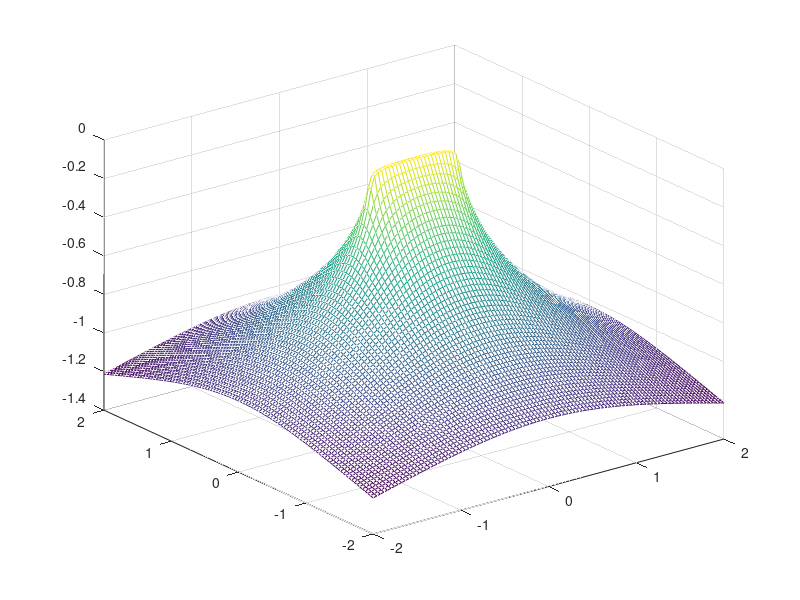
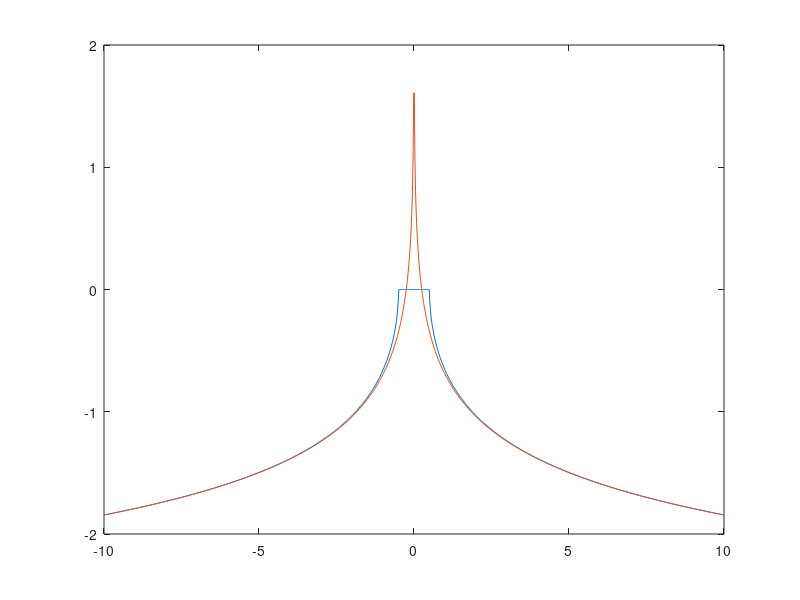
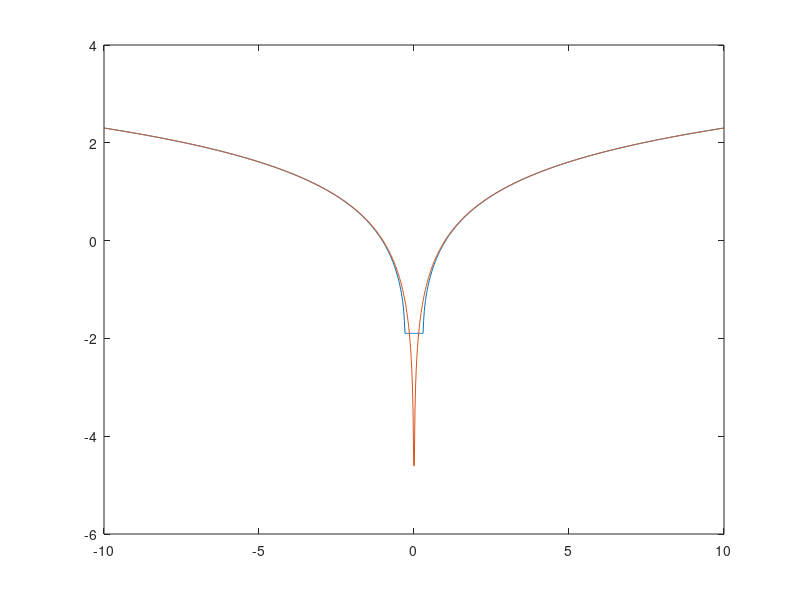
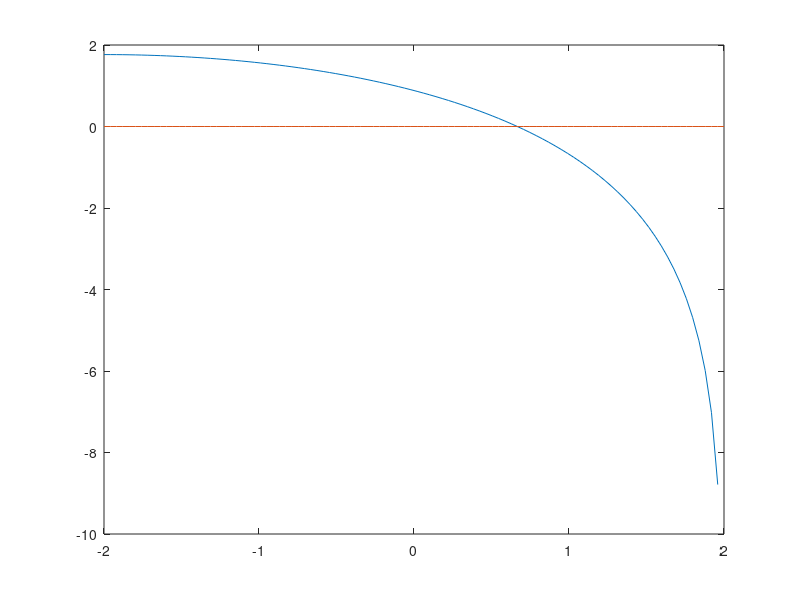

Write MATLAB code to recreate these figures, in order.
%%
figure()
n=100;
[X,Y]=meshgrid(linspace(-2,2,n),linspace(-2,2,n));
i=complex(0,1);
Z=X+i*Y;
sq1 =@(x) sqrt(abs(x)).*exp(i*angle(x)/2)
sq2 =@(x) sqrt(abs(x)).*exp(i*(angle(x)+2*pi)/2)
%contourf(X,Y,log(-(sq1(Z-0.5)+sq2(Z+0.5))),10),colorbar
mesh(X,Y,real(log((sq1(Z-0.5)+sq2(Z+0.5)))))

%%
x=linspace(-10,10,1000);
fr1=@(Z) -(sq1(Z-0.5)+sq2(Z+0.5));
fr =@(Z) real(log(-(sq1(Z-0.5)+sq2(Z+0.5))))
figure(),plot(x,real(fr(x)),x,-log(2*sqrt(x)))

%%
x=linspace(-10,10,1000);
lw=0.3
ana=@(Z) -real(2*log(1/lw*(-(sq1(Z-lw)+sq2(Z+lw)))));
figure(),plot(x,ana(x),x,log(x))

%% 2d skize
figure()
n=100;
H=2;d=H*0.4;
[X,Y]=meshgrid(linspace(-4,4,n),linspace(-H,H,n));
i=complex(0,1);
Z=X+i*Y;
ww=@(z,d) (2*H/pi)*asinh( (exp((z*pi)/(2*H))+ i*sin(d*pi/(2*H))));
G=@(w,d) 2*H*log(2*(sinh((w*pi)/(2*H))-i*sin(d*pi/(2*H))))/pi;
%contourf(X,Y,log(-(sq1(Z-0.5)+sq2(Z+0.5))),10),colorbar
mesh(X,Y,real(G(Z,d)))
%%
d=linspace(-H,H,100);
plot(d,real(G(i*H,d)),d,0*d)

